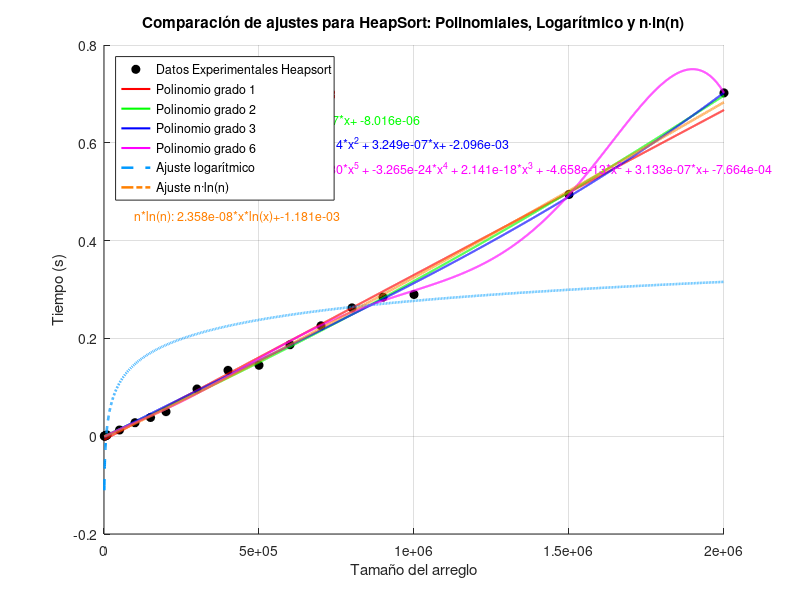

MATLAB code for this plot:
%% COMPARACIÓN DE AJUSTES: POLINOMIAL, LOGARÍTMICO Y n·ln(n) CON ECUACIONES
clear; clc; close all;

%% VALORES DE X
x = [1000
2000
3000
4000
5000
8000
10000
50000
100000
150000
200000
300000
400000
500000
600000
700000
800000
900000
1000000
1500000
2000000];

%% VALORES DE Y = F(x) EN MILISEGUNDOS
y = [0.000178814
0.000409842
0.000693083
0.000687838
0.001119137
0.00169301
0.00248003
0.012633085
0.02760005
0.038229942
0.050174952
0.096535921
0.134675026
0.145029068
0.187092066
0.225758076
0.262390137
0.284281015
0.289803982
0.494340181
0.702052832];

%% CONFIGURACIÓN DE AJUSTES POLINOMIALES
grados = [1, 2, 3, 6];             % Grados polinomiales
colors = ['r', 'g', 'b', 'm'];     % Colores para polinomios
linewidths = 1.5;

%% ESPACIO DE EVALUACIÓN
xi = linspace(min(x), max(x), 10000);

%% FIGURA PRINCIPAL
figure('Units','normalized','Position',[0.1 0.1 0.7 0.6]);
hold on;

% PUNTOS EXPERIMENTALES
plot(x, y, 'ko', 'MarkerFaceColor', 'k', 'DisplayName', 'Datos Experimentales Heapsort');

% AJUSTES POLINOMIALES
for i = 1:length(grados)
    grado = grados(i);
    p = polyfit(x, y, grado);
    z = polyval(p, xi);
    
    plot(xi, z, colors(i), 'LineWidth', linewidths, 'DisplayName', sprintf('Polinomio grado %d', grado));
    
    % Mostrar ecuación sobre la gráfica
    func_str = sprintf('Grado %d: ', grado);
    for j = 1:length(p)
        exp = length(p) - j;
        if exp == 0
            func_str = [func_str, sprintf('+ %.3e', p(j))];
        elseif exp == 1
            func_str = [func_str, sprintf(' + %.3e*x', p(j))];
        else
            func_str = [func_str, sprintf(' + %.3e*x^%d', p(j), exp)];
        end
    end
    text(0.05, 0.9 - (i-1)*0.05, func_str, 'Units','normalized', 'Color', colors(i), 'FontSize',9);
end

% AJUSTE LOGARÍTMICO
p_log = polyfit(log(x), y, 1);
a = p_log(1); c = p_log(2);
z_log = polyval(p_log, log(xi));
plot(xi, z_log, '--', 'Color', [0 0.6 1], 'LineWidth', 1.8, 'DisplayName', 'Ajuste logarítmico');

% Ecuación logarítmica sobre la gráfica
text(0.05, 0.9 - length(grados)*0.05, ...
    sprintf('Log: %.3e*ln(x)+%.3e', a, c), 'Units','normalized', 'Color',[0 0.6 1], 'FontSize',9);

% AJUSTE n·ln(n)
p_nlogn = polyfit(x .* log(x), y, 1);
b = p_nlogn(1); d = p_nlogn(2);
z_nlogn = polyval(p_nlogn, xi .* log(xi));
plot(xi, z_nlogn, '-.', 'Color', [1 0.5 0], 'LineWidth', 1.8, 'DisplayName', 'Ajuste n·ln(n)');

% Ecuación n*ln(n) sobre la gráfica
text(0.05, 0.9 - (length(grados)+1)*0.05, ...
    sprintf('n*ln(n): %.3e*x*ln(x)+%.3e', b, d), 'Units','normalized', 'Color',[1 0.5 0], 'FontSize',9);

% CONFIGURACIÓN FINAL
grid on;
xlabel('Tamaño del arreglo');
ylabel('Tiempo (s)');
title('Comparación de ajustes para HeapSort: Polinomiales, Logarítmico y n·ln(n)');
legend('Location', 'northwest');
%set(gca, 'XScale', 'log');
hold off;